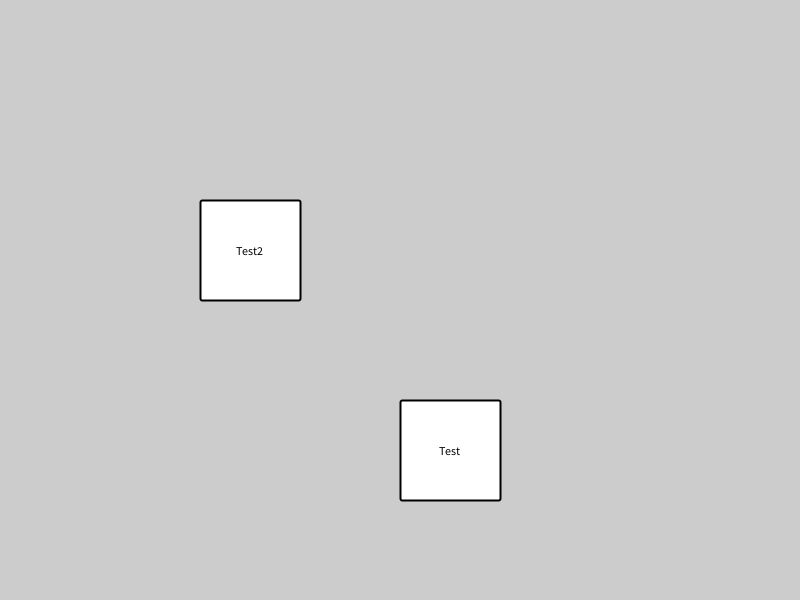
Frame 1 (no input)
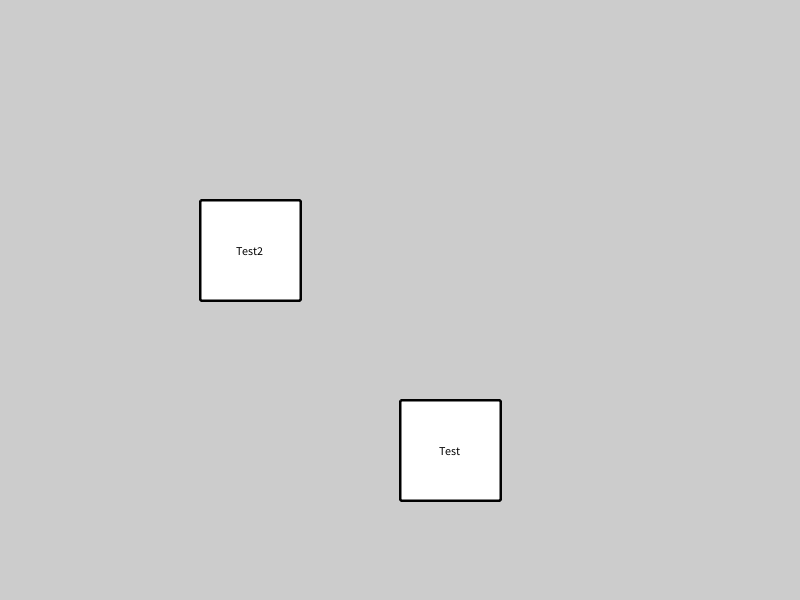
Frame 60 (the mouse pressed at the canvas centre just before this capture)
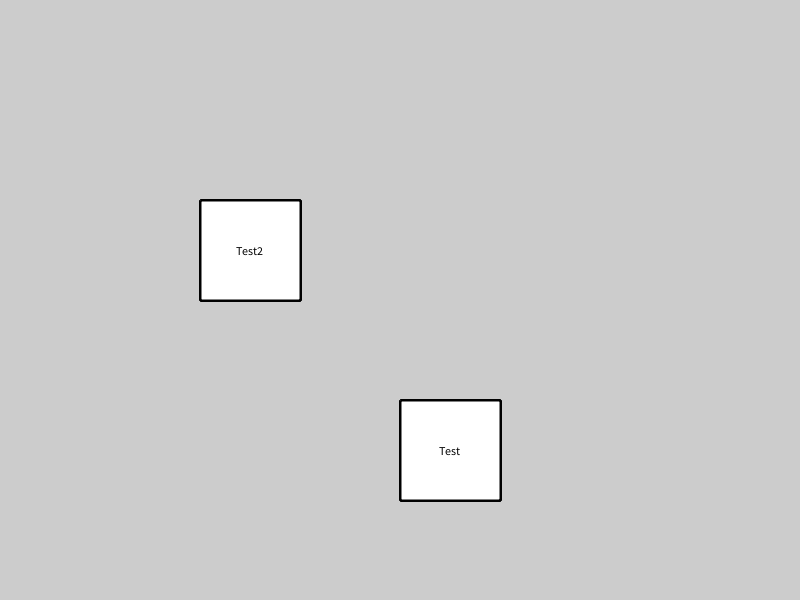
Frame 120 (the mouse held since frame 60 and released just before this capture)

The Processing sketch that drew these frames (run headless with seeded random() and noise(); from frame 60 on, the mouse is pressed at the canvas centre):

// Processing sketch: Button_Class
// ── Button_Class.pde
//Robbie Mills Button

Button test = new Button(400, 400, 100, 100, 2, "Test");
Button test2 = new Button(200, 200, 100, 100, 2, "Test2");

boolean click;

void setup() {

  size(800, 600);
  textAlign(CENTER, CENTER);
}

void draw() {

  test.drawButton();
  test2.drawButton();

  test.changeColourOnMouseHover(mouseX, mouseY);
  test2.changeColourOnMouseHover(mouseX, mouseY);

  test.buttonPressed();
  test2.buttonPressed();

  if (test.buttonPressed()) {

    println("test");
    click = false;
  }

  if (test2.buttonPressed()) {

    println("test2");
    click = false;
  }
}

void mouseClicked() {

  click = true;
}
// ── Button.pde
class Button {

  int buttonXpos;
  int buttonYpos;
  int buttonwidth;
  int buttonheight;
  int corner;

  String buttonName;

  color buttonColour;
  color textColour;

  color strokeCol = 0;
  int fillchange = 255;

  //The button class constructor accepts 5 variables
  //x pos, y pos, width, height, and button label(String)
  Button(int _buttonXpos, int _buttonYpos, int _buttonwidth, int _buttonheight, int _corner, String _buttonName) {

    buttonXpos = _buttonXpos;
    buttonYpos = _buttonYpos;
    buttonwidth = _buttonwidth;
    buttonheight = _buttonheight;
    buttonName = _buttonName;
    corner = _corner;
  }

  //This method draws a button
  //2 color variables are accepted, one for the button colour and 1 for the text colour
  void drawButton() {

    stroke(strokeCol);
    strokeWeight(2);

    fill(fillchange);
    rect(buttonXpos, buttonYpos, buttonwidth, buttonheight, corner);
    fill(textColour);
    //When positioning the X and Y coords of the text
    //half of the button width is added to the button x pos and the same principle is applied for the height and ypos
    //this is to position the text at the center of the button 
    text(buttonName, buttonXpos + (buttonwidth / 2), buttonYpos + (buttonheight / 2));
  }

  //This method checks if a button has been pressed
  //The buttonPressed boolean returns true if the button has been pressed
  boolean buttonPressed() {

    boolean buttonPressed = false;

    if (mouseX > buttonXpos && mouseX < buttonXpos + buttonwidth && mouseY > buttonYpos && mouseY < buttonYpos + buttonheight && click == true) {

      //moveon integer is -1 so the first num is in array slot 0
      buttonPressed = true;
      return buttonPressed;
    } else {

      buttonPressed = false;
      return buttonPressed;
    }
  }

  void changeColourOnMouseHover(int mouseXPosition, int mouseYPosition) {

    if ((mouseXPosition > buttonXpos) && (mouseXPosition < (buttonXpos + buttonwidth)) 
      && (mouseYPosition > buttonYpos) && (mouseYPosition < (buttonYpos + buttonheight))) {

      strokeCol = #FCBD33;

      fillchange --;

      if (fillchange == 177) {

        fillchange ++;
      }
    } else {

      if (fillchange < 255) {

        fillchange ++;

        strokeCol = #000000;
      }
    }
  }
}
